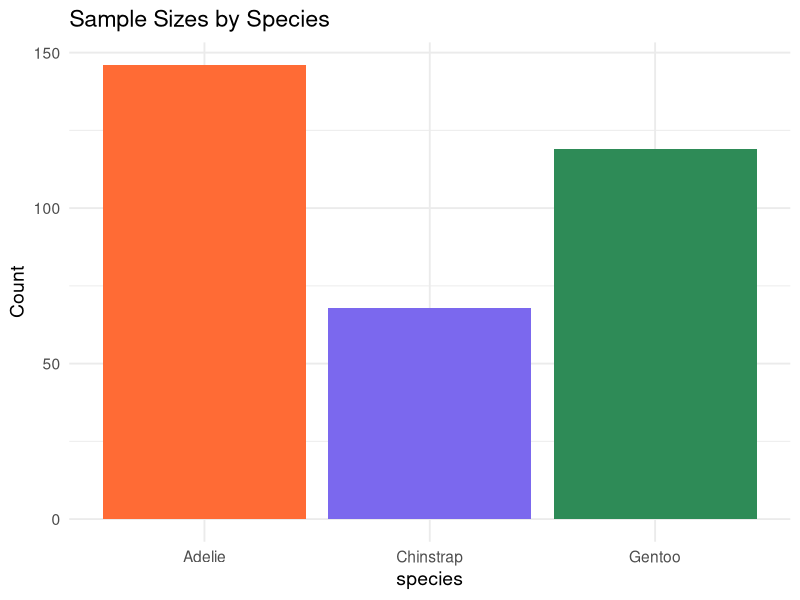
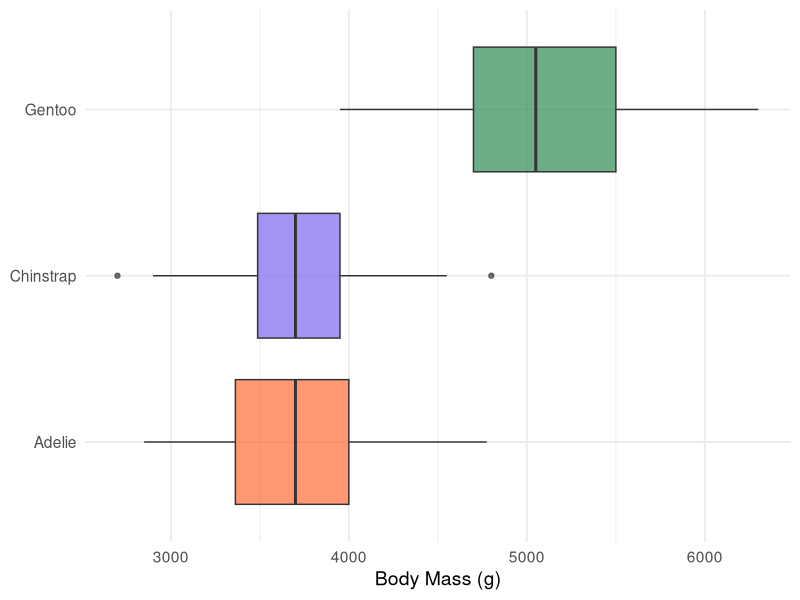
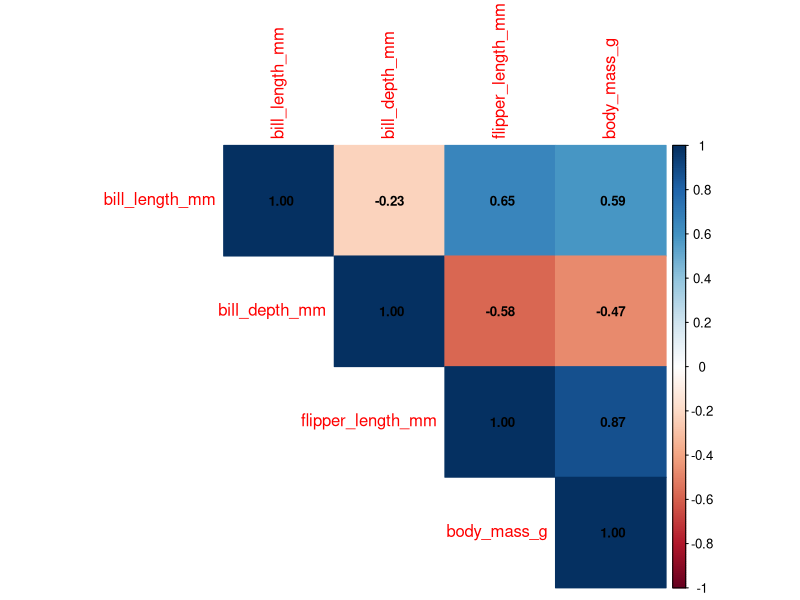
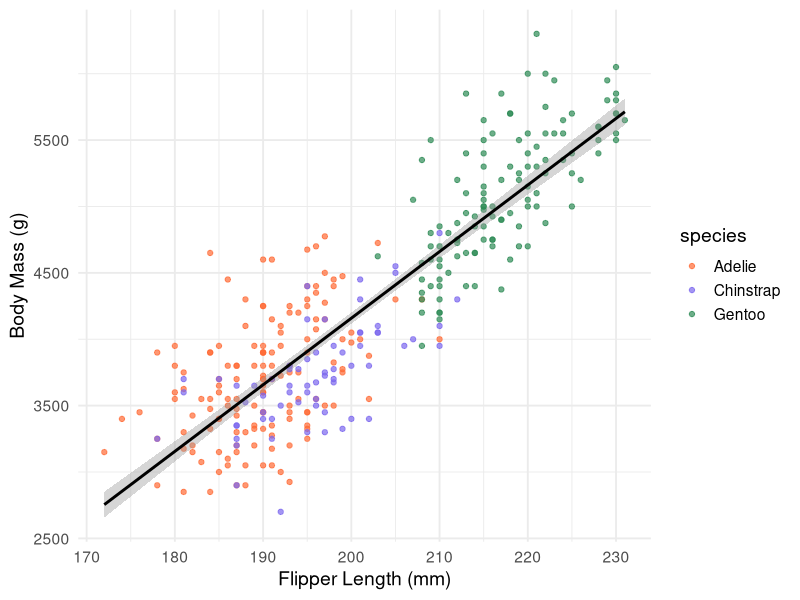
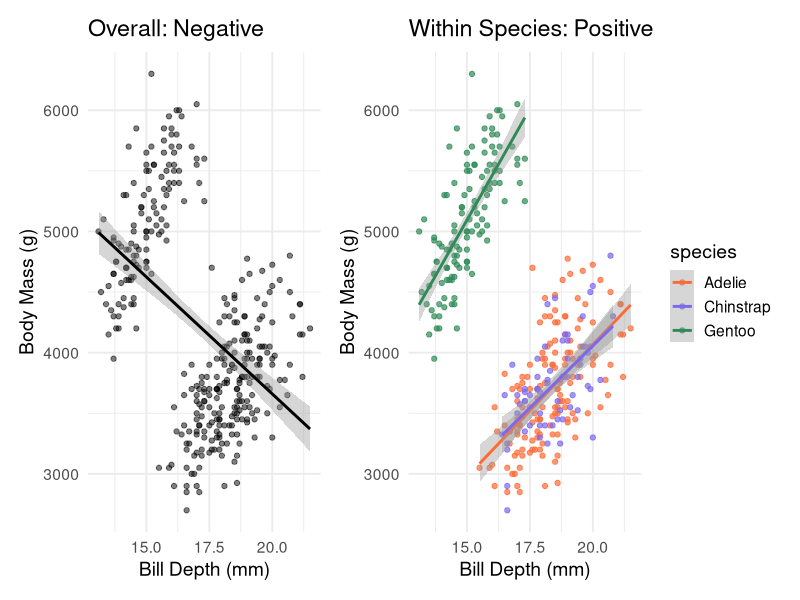
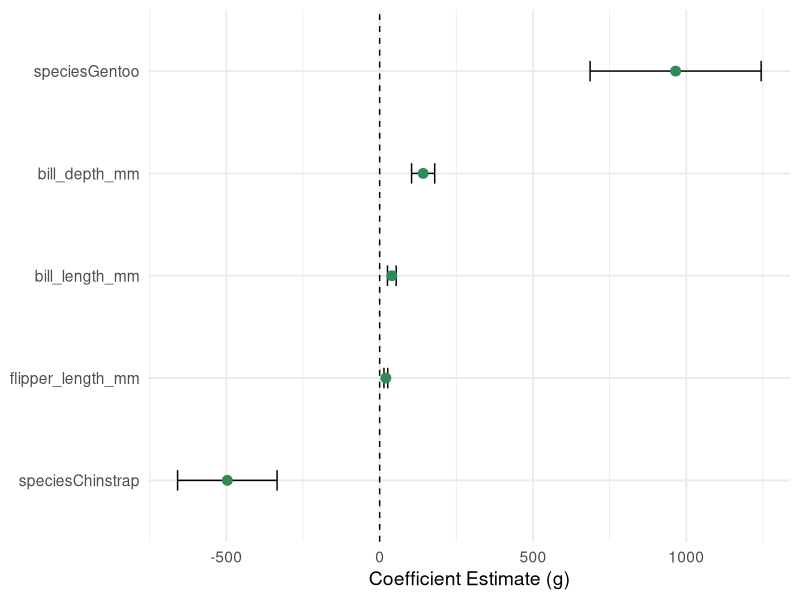
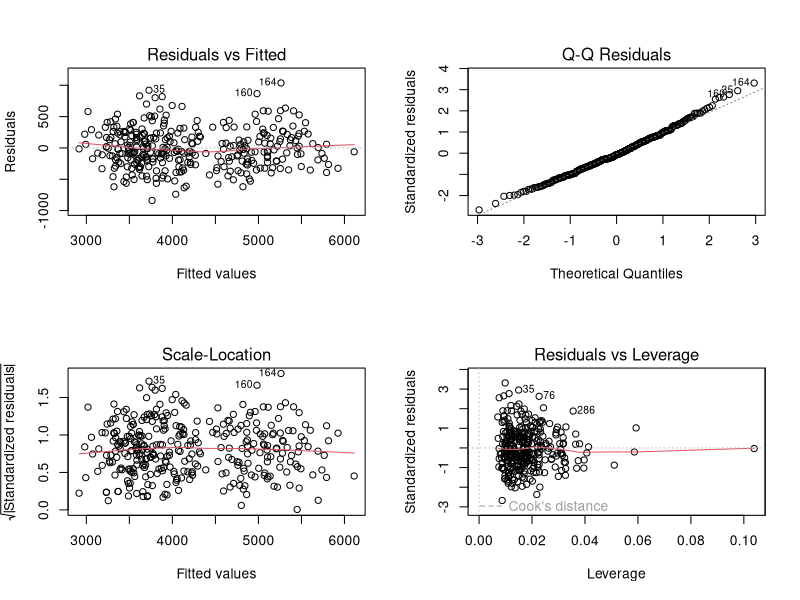
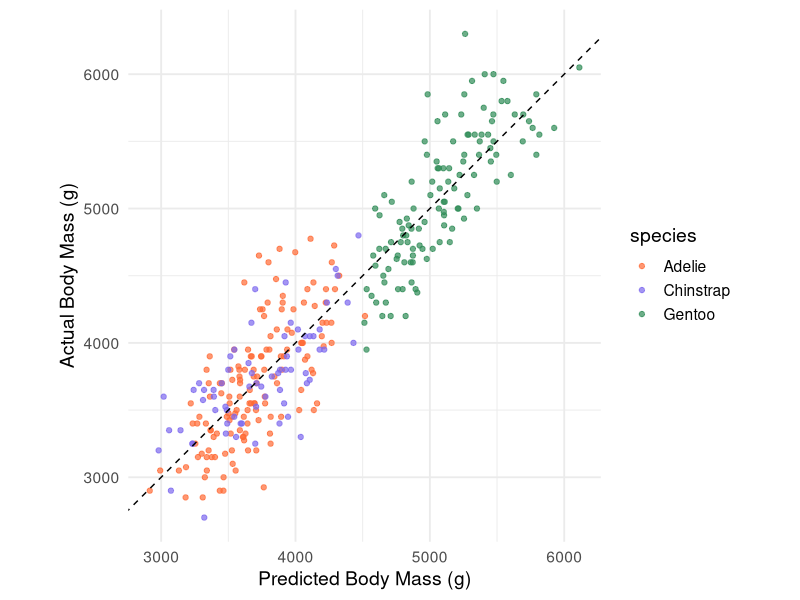

Here is the R script that generated these plots, in order:
## ---- chunk 1
knitr::opts_chunk$set(echo = TRUE, eval = TRUE, warning = FALSE,
                      message = FALSE)
library(palmerpenguins)
library(tidyverse)
library(broom)
library(car)
library(corrplot)
library(patchwork)
theme_set(theme_minimal(base_size = 14))
species_colors <- c("Adelie" = "#FF6B35", "Chinstrap" = "#7B68EE",
                    "Gentoo" = "#2E8B57")
data(penguins)
penguins_clean <- penguins |> drop_na()
## ---- chunk 2
library(palmerpenguins)
data(penguins)

glimpse(penguins)
## ---- chunk 3
penguins |>
  summarise(across(everything(), ~sum(is.na(.)))) |>
  pivot_longer(everything(), names_to = "variable", values_to = "missing")
## ---- chunk 4
penguins_clean <- penguins |> drop_na()
cat("Complete cases:", nrow(penguins_clean))
## ---- chunk 5
#| fig-width: 8
#| fig-height: 4
ggplot(penguins_clean, aes(x = species, fill = species)) +
  geom_bar() +
  scale_fill_manual(values = species_colors) +
  labs(title = "Sample Sizes by Species", y = "Count") +
  theme(legend.position = "none")
## ---- chunk 6
#| fig-width: 8
#| fig-height: 4
ggplot(penguins_clean, aes(x = body_mass_g, y = species, fill = species)) +
  geom_boxplot(alpha = 0.7) +
  scale_fill_manual(values = species_colors) +
  labs(x = "Body Mass (g)", y = NULL) +
  theme(legend.position = "none")
## ---- chunk 7
#| fig-width: 6
#| fig-height: 5
numeric_vars <- penguins_clean |>
  select(bill_length_mm, bill_depth_mm, flipper_length_mm, body_mass_g)
correlation_matrix <- cor(numeric_vars)
corrplot(correlation_matrix, method = "color", type = "upper",
         addCoef.col = "black", number.cex = 0.8)
## ---- chunk 8
model_simple <- lm(body_mass_g ~ flipper_length_mm, data = penguins_clean)
## ---- chunk 9
summary(model_simple)
## ---- chunk 10
coef(model_simple)
## ---- chunk 11
#| fig-width: 8
#| fig-height: 5
ggplot(penguins_clean, aes(x = flipper_length_mm, y = body_mass_g)) +
  geom_point(aes(color = species), alpha = 0.7) +
  geom_smooth(method = "lm", color = "black", se = TRUE) +
  scale_color_manual(values = species_colors) +
  labs(x = "Flipper Length (mm)", y = "Body Mass (g)")
## ---- chunk 12
simple_metrics <- glance(model_simple)
cat("R-squared:", round(simple_metrics$r.squared, 3), "\n")
cat("RMSE:", round(sqrt(mean(model_simple$residuals^2)), 1), "g\n")
## ---- chunk 13
model_multiple <- lm(body_mass_g ~ bill_length_mm + bill_depth_mm +
                       flipper_length_mm, data = penguins_clean)
summary(model_multiple)
## ---- chunk 14
vif_values <- vif(model_multiple)
print(round(vif_values, 2))
## ---- chunk 15
coef(model_multiple)["bill_depth_mm"]
## ---- chunk 16
#| fig-width: 10
#| fig-height: 4
p1 <- ggplot(penguins_clean, aes(x = bill_depth_mm, y = body_mass_g)) +
  geom_point(alpha = 0.5) +
  geom_smooth(method = "lm", color = "black") +
  labs(title = "Overall: Negative", x = "Bill Depth (mm)", y = "Body Mass (g)")

p2 <- ggplot(penguins_clean, aes(x = bill_depth_mm, y = body_mass_g,
                                  color = species)) +
  geom_point(alpha = 0.7) +
  geom_smooth(method = "lm", se = TRUE) +
  scale_color_manual(values = species_colors) +
  labs(title = "Within Species: Positive", x = "Bill Depth (mm)",
       y = "Body Mass (g)")
p1 + p2
## ---- chunk 17
model_species <- lm(body_mass_g ~ bill_length_mm + bill_depth_mm +
                      flipper_length_mm + species, data = penguins_clean)
## ---- chunk 18
summary(model_species)
## ---- chunk 19
tibble(
  Term = c("Bill Depth"),
  Without_Species = coef(model_multiple)["bill_depth_mm"],
  With_Species = coef(model_species)["bill_depth_mm"]
) |> mutate(across(where(is.numeric), ~round(.x, 1)))
## ---- chunk 20
#| fig-width: 8
#| fig-height: 4
coef_df <- tidy(model_species, conf.int = TRUE) |>
  filter(term != "(Intercept)") |>
  mutate(term = fct_reorder(term, estimate))

ggplot(coef_df, aes(x = estimate, y = term)) +
  geom_vline(xintercept = 0, linetype = "dashed") +
  geom_errorbarh(aes(xmin = conf.low, xmax = conf.high), height = 0.2) +
  geom_point(size = 3, color = "#2E8B57") +
  labs(x = "Coefficient Estimate (g)", y = NULL)
## ---- chunk 21
tibble(
  Model = c("Simple", "Multiple", "Species-Aware"),
  R_squared = c(
    summary(model_simple)$r.squared,
    summary(model_multiple)$r.squared,
    summary(model_species)$r.squared
  ),
  RMSE = c(
    sqrt(mean(model_simple$residuals^2)),
    sqrt(mean(model_multiple$residuals^2)),
    sqrt(mean(model_species$residuals^2))
  )
) |> mutate(across(where(is.numeric), ~round(.x, 3)))
## ---- chunk 22
#| fig-width: 10
#| fig-height: 8
par(mfrow = c(2, 2))
plot(model_species)
## ---- chunk 23
#| fig-width: 7
#| fig-height: 5
predictions <- predict(model_species)
results_df <- penguins_clean |>
  mutate(predicted = predictions, residual = body_mass_g - predicted)

ggplot(results_df, aes(x = predicted, y = body_mass_g)) +
  geom_point(aes(color = species), alpha = 0.7) +
  geom_abline(slope = 1, intercept = 0, linetype = "dashed") +
  scale_color_manual(values = species_colors) +
  labs(x = "Predicted Body Mass (g)", y = "Actual Body Mass (g)") +
  coord_equal()
## ---- chunk 24
library(caret)
set.seed(42)
train_control <- trainControl(method = "cv", number = 10)
## ---- chunk 25
cv_simple <- train(body_mass_g ~ flipper_length_mm,
                   data = penguins_clean, method = "lm",
                   trControl = train_control)

cv_species <- train(body_mass_g ~ bill_length_mm + bill_depth_mm +
                      flipper_length_mm + species,
                    data = penguins_clean, method = "lm",
                    trControl = train_control)
## ---- chunk 26
tibble(
  Model = c("Simple", "Species-Aware"),
  CV_RMSE = c(cv_simple$results$RMSE, cv_species$results$RMSE),
  CV_R_squared = c(cv_simple$results$Rsquared, cv_species$results$Rsquared)
) |> mutate(across(where(is.numeric), ~round(.x, 3)))
